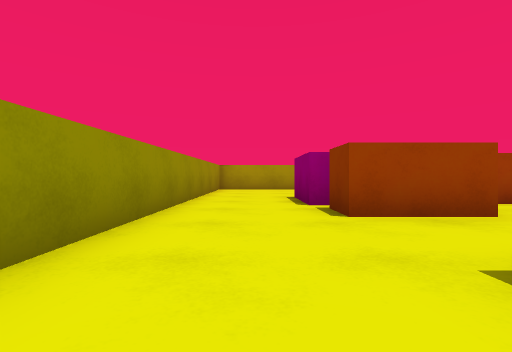
View 1 (above)

16 first-person views from a walk through a 3-D level made in the Unity game engine. The camera is 0.55 m above the floor, looks level and sees 85° across. The floor is counted in squares, 1 m on a side. Each view is taken from the middle of a square. On the plan, view 1 faces up. The plan holds only what a view shows up to about 9 squares ahead; the rest is blank. The player character is not drawn. Surface patterns are stand-ins for the level's own textures.

View 2
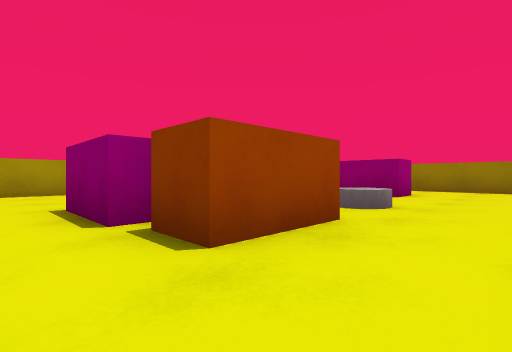

View 3
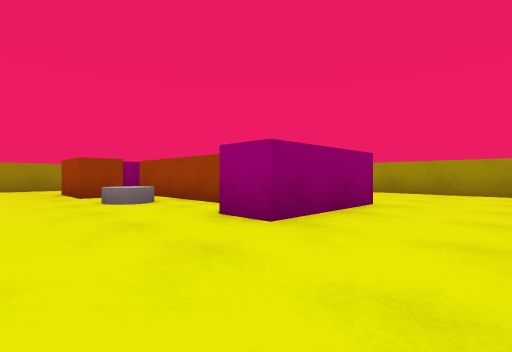

View 4
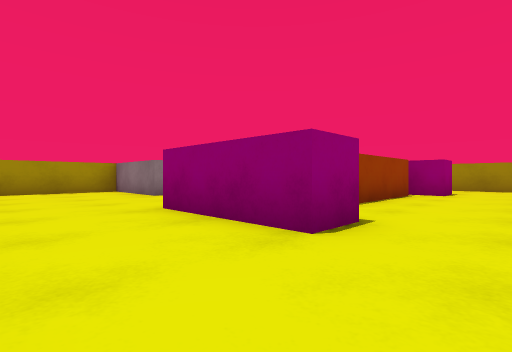

View 5
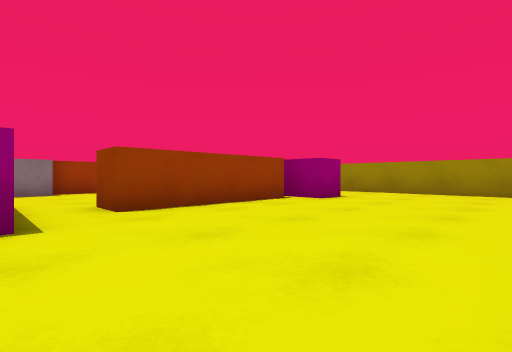

View 6
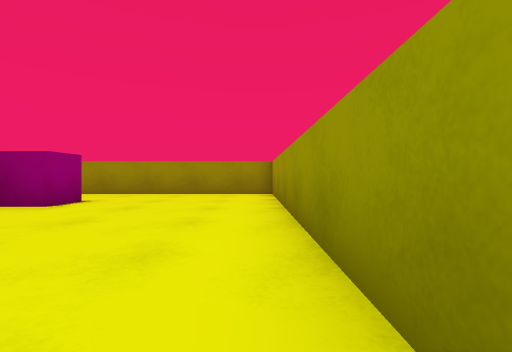

View 7
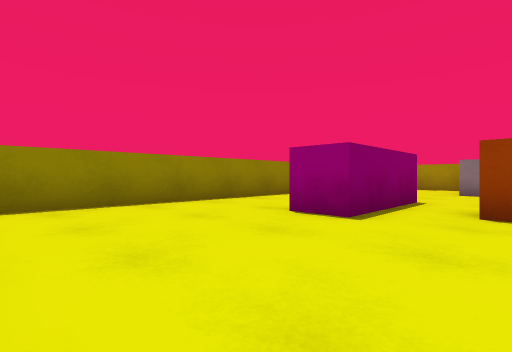

View 8
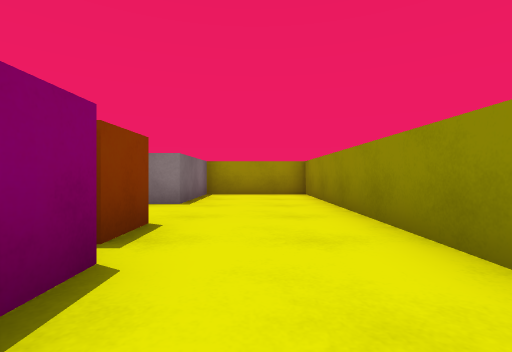

View 9
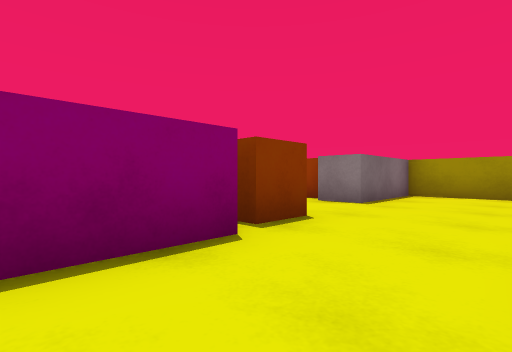

View 10
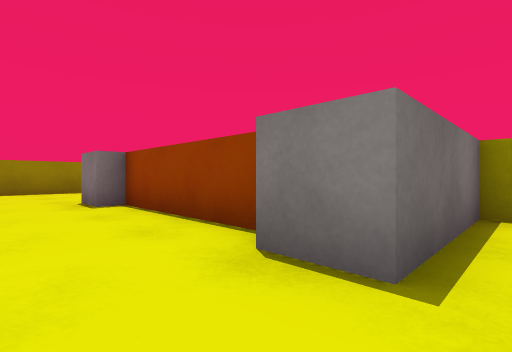

View 11
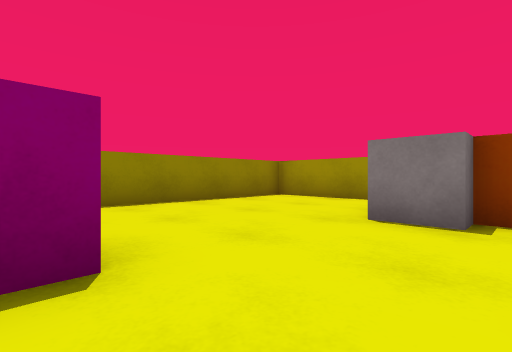

View 12
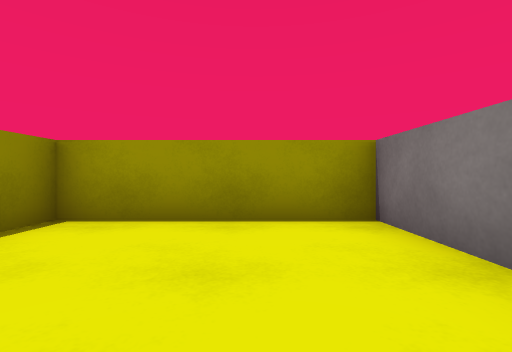

View 13
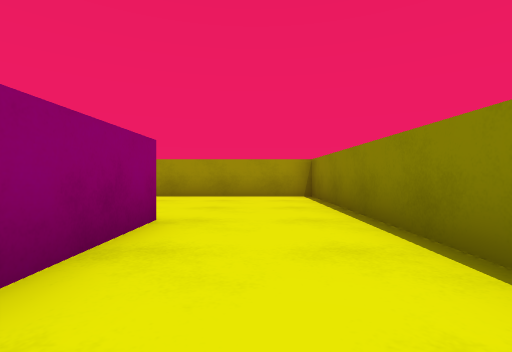

View 14
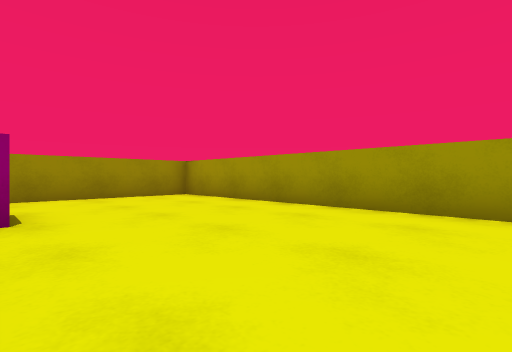

View 15
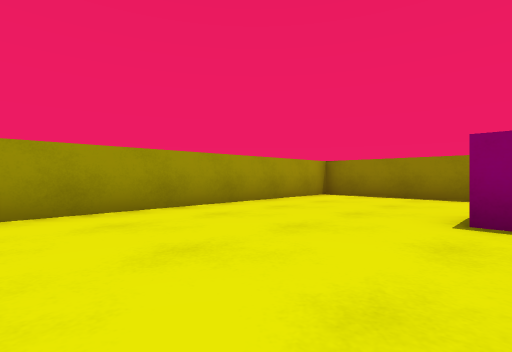

View 16
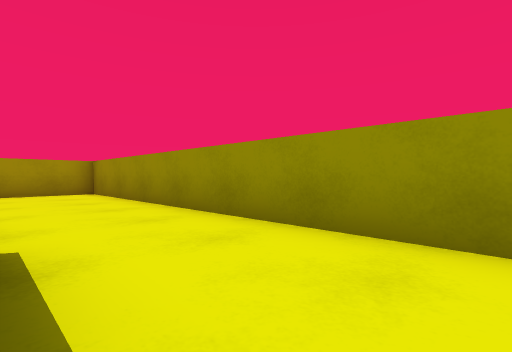

### Floor plan
Points are (right, up) in squares from view 1. A wall is a line through its corners. A room is listed if a view was taken in it or the views show most of it. See-through windows are left out.
Room 1 (views 1, 2, 3, 4, 5, 6, 7, 8, 9, 10, 11, 12, 13, 14, 15, 16)
walls: (7.7, 4.5) (7.7, 7.5) (8.8, 7.5) (8.8, 4.5) (7.7, 4.5); (2.5, 6.5) (6.5, 6.5) (6.5, 5.5) (2.5, 5.5); (6.5, 1.5) (7.5, 1.5) (7.5, -1.5) (11.5, -1.5) (11.5, 11.5) (-1.5, 11.5) (-1.5, -1.5) (1.5, -1.5) (1.5, 1.5) (2.5, 1.5); (2.8, 1) (6.5, 1)
objects: pink block (1, 6) to (2, 7); orange block (2, 4) to (3, 5); white cylinder (5, 4)

Where each view was taken, in squares from view 1:
view 1: 0 up, 0 right, facing up
view 2: 2 up, 0 right, facing up-right
view 3: 2 up, 11 right, facing up-left
view 4: 9 up, 11 right, facing down-left
view 5: 11 up, 8 right, facing down-left
view 6: 11 up, 7 right, facing left
view 7: 11 up, 6 right, facing down-right
view 8: 7 up, 0 right, facing down
view 9: 7 up, 1 left, facing down-right
view 10: 3 up, 1 right, facing down-right
view 11: 5 up, 6 right, facing down-right
view 12: 2 up, 9 right, facing down
view 13: 4 up, 10 right, facing up
view 14: 7 up, 6 right, facing up-left
view 15: 7 up, 4 right, facing up-right
view 16: 8 up, 1 right, facing down-left
